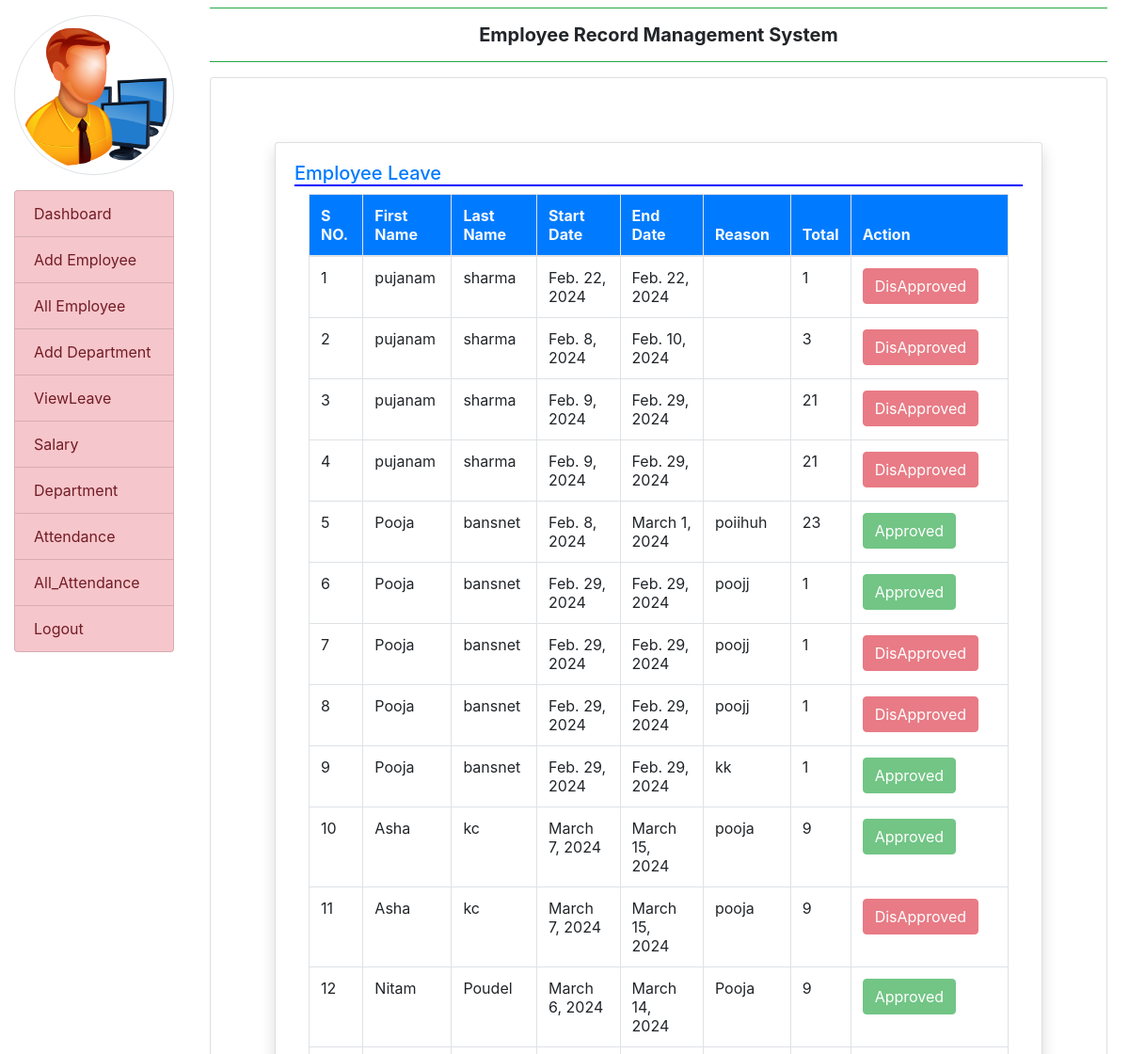
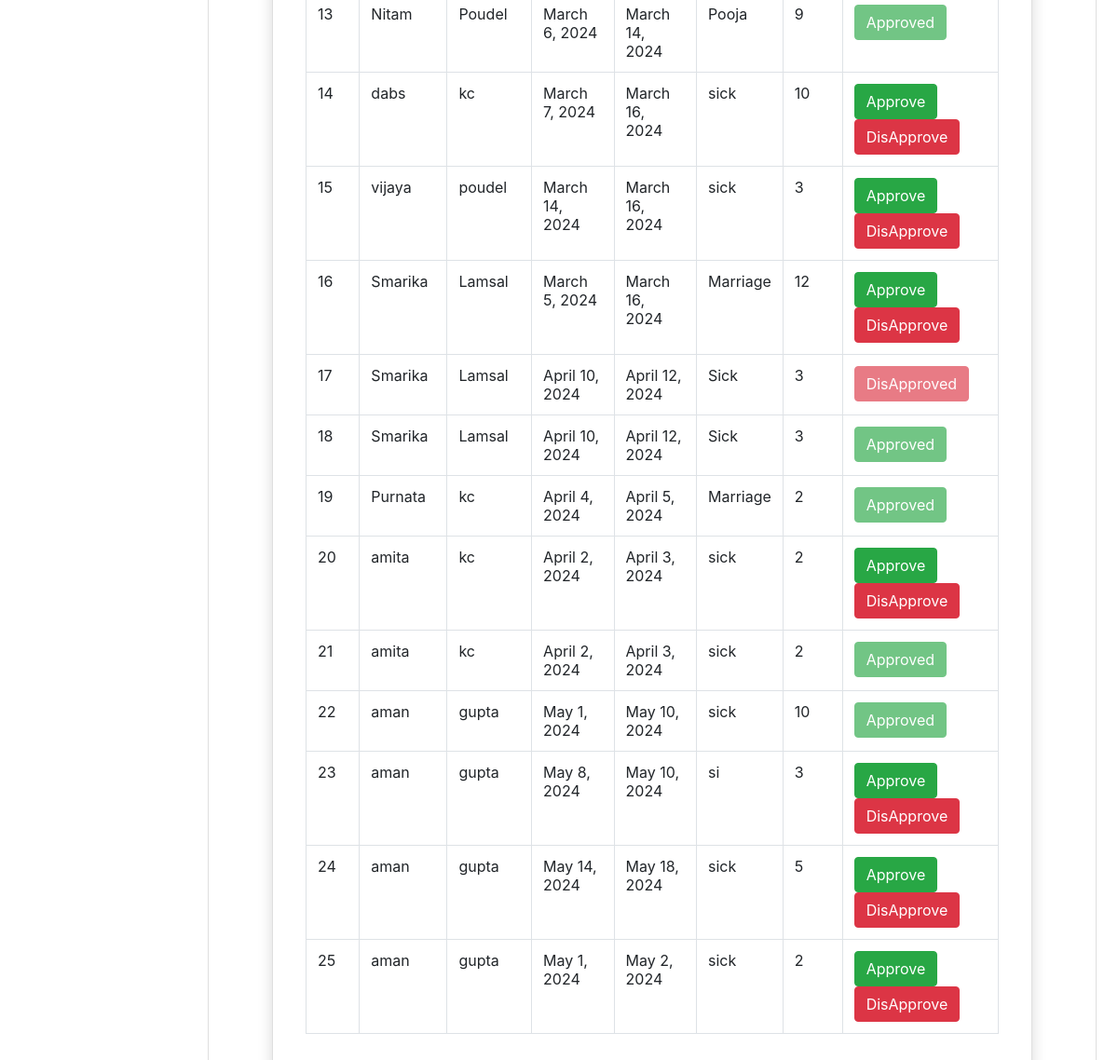
Screenshot of /leave_view with the database file from the repository (2 pictures, top to bottom).
### employe/models.py (models this page shows, shortened)
class Employee_leave(models.Model):
    user = models.ForeignKey(User, on_delete=models.CASCADE)
    data = models.CharField(max_length=50)
    message = models.TextField()
    status = models.IntegerField(default=0)
    start_date = models.DateField(null=True)
    End_date = models.DateField(null=True)
    total_days = models.IntegerField(null=True)

### employe/views.py (the view)
# urls.py: path('leave_view',leave_view,name='leave_view'),
def leave_view(request):
    employee_leave = Employee_leave.objects.all()
    for leave in employee_leave:
        leave.total_days = (leave.End_date - leave.start_date).days + 1
    context = {
        'employee_leave': employee_leave
    }
    return render(request, 'leave_view.html', context)

### employe/templates/leave_view.html
{% extends 'admin_base.html' %}
{% block main %}
<div class="card shadow m-5">
    <div class="card-body">
        <h5 class="p-5, text-primary" style="border-bottom : 2px solid blue">Employee Leave</h5>
        <div class="container-fluid">
            <table class="table table-bordered" id="example">
                <thead class="text-light bg-primary">
                    <tr>
                        <th>S NO.</th>
                        <th>First Name</th>
                        <th>Last Name</th>
                        <th>Start Date</th>
                        <th>End Date</th>
                        <th>Reason</th>
                        <th>Total</th>
                        <th>Action</th>
                    </tr>
                </thead>
                <tbody>
                {% for i in employee_leave %}
                <tr>
                    <td>{{forloop.counter}}</td>
                    <td>{{i.user.first_name}}</td>
                    <td>{{i.user.last_name}}</td>
                    <td>{{i.start_date}}</td>
                    <td>{{i.End_date}}</td>
                    <td>{{i.message}}</td>
                    <td>{{i.total_days}}</td>
                    <td>
                        <div class="action">
                            {% if i.status == 0 %}
                            <a href="{% url 'approve_leave' i.id %}" class="btn btn-success">Approve</a>
                            <a href="{% url 'Disapprove_leave' i.id %}" class="btn btn-danger">DisApprove</a>
                            {% elif i.status == 1 %}
                            <button class="btn btn-success" disabled="disabled">Approved</button>
                            {% else %}
                            <button class="btn btn-danger" disabled="disabled">DisApproved</button>
                            {% endif %}
                        </div>
                    </td>
                </tr>
                {% endfor %}
                </tbody>
            </table>
        </div>
    </div>
</div>
{% endblock %}

### rows the page displays
Employee_leave: user.first_name "pujanam", user.last_name "sharma", start_date "Feb. 22, 2024", End_date "Feb. 22, 2024", total_days "1", status "DisApproved"
Employee_leave: user.first_name "pujanam", user.last_name "sharma", start_date "Feb. 8, 2024", End_date "Feb. 10, 2024", total_days "3", status "DisApproved"
Employee_leave: user.first_name "pujanam", user.last_name "sharma", start_date "Feb. 9, 2024", End_date "Feb. 29, 2024", total_days "21", status "DisApproved"
Employee_leave: user.first_name "pujanam", user.last_name "sharma", start_date "Feb. 9, 2024", End_date "Feb. 29, 2024", total_days "21", status "DisApproved"
Employee_leave: user.first_name "Pooja", user.last_name "bansnet", start_date "Feb. 8, 2024", End_date "March 1, 2024", message "poiihuh", total_days "23", status "Approved"
Employee_leave: user.first_name "Pooja", user.last_name "bansnet", start_date "Feb. 29, 2024", End_date "Feb. 29, 2024", message "poojj", total_days "1", status "Approved"
Employee_leave: user.first_name "Pooja", user.last_name "bansnet", start_date "Feb. 29, 2024", End_date "Feb. 29, 2024", message "poojj", total_days "1", status "DisApproved"
Employee_leave: user.first_name "Pooja", user.last_name "bansnet", start_date "Feb. 29, 2024", End_date "Feb. 29, 2024", message "poojj", total_days "1", status "DisApproved"
Employee_leave: user.first_name "Pooja", user.last_name "bansnet", start_date "Feb. 29, 2024", End_date "Feb. 29, 2024", message "kk", total_days "1", status "Approved"
Employee_leave: user.first_name "Asha", user.last_name "kc", start_date "March 7, 2024", End_date "March 15, 2024", message "pooja", total_days "9", status "Approved"
Employee_leave: user.first_name "Asha", user.last_name "kc", start_date "March 7, 2024", End_date "March 15, 2024", message "pooja", total_days "9", status "DisApproved"
Employee_leave: user.first_name "Nitam", user.last_name "Poudel", start_date "March 6, 2024", End_date "March 14, 2024", message "Pooja", total_days "9", status "Approved"
Employee_leave: user.first_name "Nitam", user.last_name "Poudel", start_date "March 6, 2024", End_date "March 14, 2024", message "Pooja", total_days "9", status "Approved"
Employee_leave: user.first_name "dabs", user.last_name "kc", start_date "March 7, 2024", End_date "March 16, 2024", message "sick", total_days "10", status "Approve"
Employee_leave: user.first_name "vijaya", user.last_name "poudel", start_date "March 14, 2024", End_date "March 16, 2024", message "sick", total_days "3", status "Approve"
Employee_leave: user.first_name "Smarika", user.last_name "Lamsal", start_date "March 5, 2024", End_date "March 16, 2024", message "Marriage", total_days "12", status "Approve"
Employee_leave: user.first_name "Smarika", user.last_name "Lamsal", start_date "April 10, 2024", End_date "April 12, 2024", message "Sick", total_days "3", status "DisApproved"
Employee_leave: user.first_name "Smarika", user.last_name "Lamsal", start_date "April 10, 2024", End_date "April 12, 2024", message "Sick", total_days "3", status "Approved"
Employee_leave: user.first_name "Purnata", user.last_name "kc", start_date "April 4, 2024", End_date "April 5, 2024", message "Marriage", total_days "2", status "Approved"
Employee_leave: user.first_name "amita", user.last_name "kc", start_date "April 2, 2024", End_date "April 3, 2024", message "sick", total_days "2", status "Approve"
Employee_leave: user.first_name "amita", user.last_name "kc", start_date "April 2, 2024", End_date "April 3, 2024", message "sick", total_days "2", status "Approved"
Employee_leave: user.first_name "aman", user.last_name "gupta", start_date "May 1, 2024", End_date "May 10, 2024", message "sick", total_days "10", status "Approved"
Employee_leave: user.first_name "aman", user.last_name "gupta", start_date "May 8, 2024", End_date "May 10, 2024", message "si", total_days "3", status "Approve"
Employee_leave: user.first_name "aman", user.last_name "gupta", start_date "May 14, 2024", End_date "May 18, 2024", message "sick", total_days "5", status "Approve"
Employee_leave: user.first_name "aman", user.last_name "gupta", start_date "May 1, 2024", End_date "May 2, 2024", message "sick", total_days "2", status "Approve"
